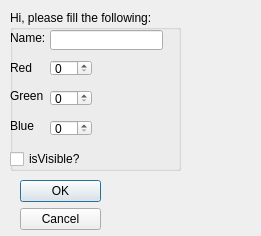
<?xml version="1.0" encoding="UTF-8"?>
<ui version="4.0">
 <class>OptionDialog</class>
 <widget class="QDialog" name="OptionDialog">
  <property name="geometry">
   <rect>
    <x>0</x>
    <y>0</y>
    <width>261</width>
    <height>236</height>
   </rect>
  </property>
  <property name="windowTitle">
   <string>Dialog</string>
  </property>
  <widget class="QDialogButtonBox" name="buttonBox">
   <property name="geometry">
    <rect>
     <x>20</x>
     <y>180</y>
     <width>81</width>
     <height>241</height>
    </rect>
   </property>
   <property name="orientation">
    <enum>Qt::Vertical</enum>
   </property>
   <property name="standardButtons">
    <set>QDialogButtonBox::Cancel|QDialogButtonBox::Ok</set>
   </property>
  </widget>
  <widget class="QGroupBox" name="groupBox">
   <property name="geometry">
    <rect>
     <x>10</x>
     <y>10</y>
     <width>171</width>
     <height>161</height>
    </rect>
   </property>
   <property name="title">
    <string>Hi, please fill the following:</string>
   </property>
   <widget class="QLabel" name="Namelabel">
    <property name="geometry">
     <rect>
      <x>0</x>
      <y>20</y>
      <width>111</width>
      <height>16</height>
     </rect>
    </property>
    <property name="text">
     <string>Name:</string>
    </property>
   </widget>
   <widget class="QLabel" name="Redlabel">
    <property name="geometry">
     <rect>
      <x>0</x>
      <y>50</y>
      <width>31</width>
      <height>16</height>
     </rect>
    </property>
    <property name="text">
     <string>Red</string>
    </property>
   </widget>
   <widget class="QCheckBox" name="checkBox">
    <property name="geometry">
     <rect>
      <x>0</x>
      <y>140</y>
      <width>71</width>
      <height>18</height>
     </rect>
    </property>
    <property name="text">
     <string>isVisible?</string>
    </property>
   </widget>
   <widget class="QLabel" name="Bluelabel">
    <property name="geometry">
     <rect>
      <x>0</x>
      <y>110</y>
      <width>37</width>
      <height>12</height>
     </rect>
    </property>
    <property name="text">
     <string>Blue</string>
    </property>
   </widget>
   <widget class="QLabel" name="Greenlabel">
    <property name="geometry">
     <rect>
      <x>0</x>
      <y>80</y>
      <width>37</width>
      <height>12</height>
     </rect>
    </property>
    <property name="text">
     <string>Green</string>
    </property>
   </widget>
   <widget class="QSpinBox" name="RedSpinBox">
    <property name="geometry">
     <rect>
      <x>40</x>
      <y>50</y>
      <width>42</width>
      <height>16</height>
     </rect>
    </property>
    <property name="maximum">
     <number>255</number>
    </property>
   </widget>
   <widget class="QSpinBox" name="BlueSpinBox">
    <property name="geometry">
     <rect>
      <x>40</x>
      <y>110</y>
      <width>42</width>
      <height>16</height>
     </rect>
    </property>
    <property name="maximum">
     <number>255</number>
    </property>
   </widget>
   <widget class="QSpinBox" name="GreenSpinBox">
    <property name="geometry">
     <rect>
      <x>40</x>
      <y>80</y>
      <width>42</width>
      <height>16</height>
     </rect>
    </property>
    <property name="maximum">
     <number>255</number>
    </property>
   </widget>
   <widget class="QLineEdit" name="lineEdit">
    <property name="geometry">
     <rect>
      <x>40</x>
      <y>20</y>
      <width>113</width>
      <height>20</height>
     </rect>
    </property>
   </widget>
  </widget>
 </widget>
 <resources/>
 <connections>
  <connection>
   <sender>buttonBox</sender>
   <signal>accepted()</signal>
   <receiver>OptionDialog</receiver>
   <slot>accept()</slot>
   <hints>
    <hint type="sourcelabel">
     <x>248</x>
     <y>254</y>
    </hint>
    <hint type="destinationlabel">
     <x>157</x>
     <y>274</y>
    </hint>
   </hints>
  </connection>
  <connection>
   <sender>buttonBox</sender>
   <signal>rejected()</signal>
   <receiver>OptionDialog</receiver>
   <slot>reject()</slot>
   <hints>
    <hint type="sourcelabel">
     <x>316</x>
     <y>260</y>
    </hint>
    <hint type="destinationlabel">
     <x>286</x>
     <y>274</y>
    </hint>
   </hints>
  </connection>
 </connections>
</ui>
